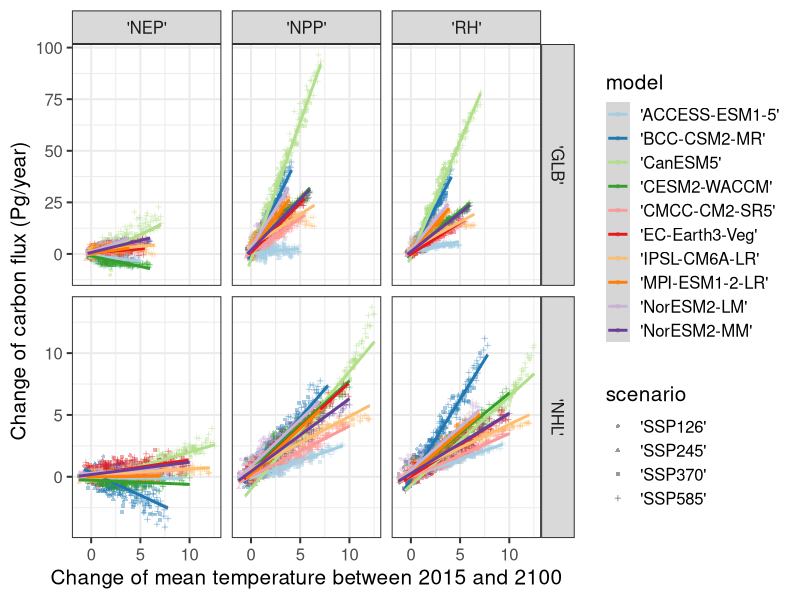

The R source for this figure:

library(ggplot2)
library(ggpubr)
library(RColorBrewer)
library('ggsci')
dat <- read.csv("temperature_sens.csv")
colnames(dat)[1] <- "var"
dat$data <- dat$data/1000

#dat<-dat[dat$scenario!="'SSP585'",]
ggplot(dat, aes(x=temperature, y=data, color=model, shape = scenario)) +
  geom_point(alpha=0.4, size=1) +
  #scale_color_jco()+
  geom_smooth(aes(x=temperature, y=data, group=model), method='lm') +
  facet_grid(scale~var, scales = "free") +
  theme_bw(base_size = 15) +
  labs(x = 'Change of mean temperature between 2015 and 2100', y='Change of carbon flux (Pg/year)') +
  scale_color_brewer(palette = "Paired")
  
  
  
  